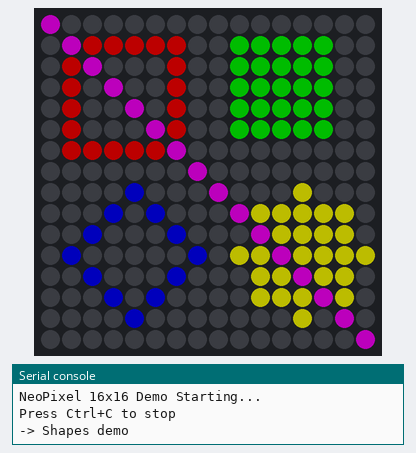
The program below on a simulated Raspberry Pi Pico running MicroPython. Parts: 16×16 RGB LED matrix (first LED top left, wired row by row, every second row reversed), the last lines printed to the serial console. Dim RGB values are drawn brighter than linear; random numbers come from a fixed seed; the clock reads 2024-03-15 10:24:30 at power-on unless the program sets it.

Above: at 0.1 s.
At 7.7 s:
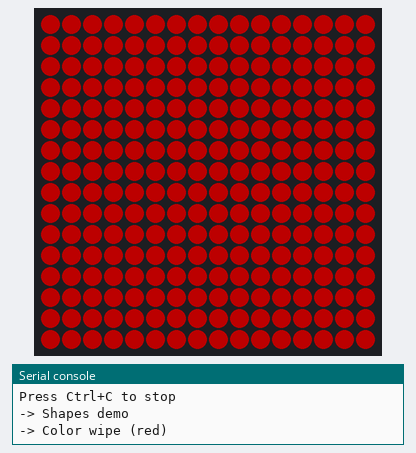
At 15.39 s:
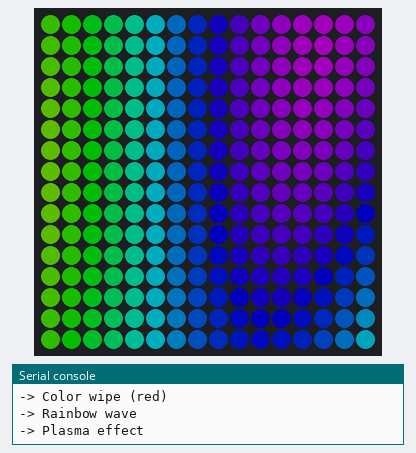
At 23.0 s:
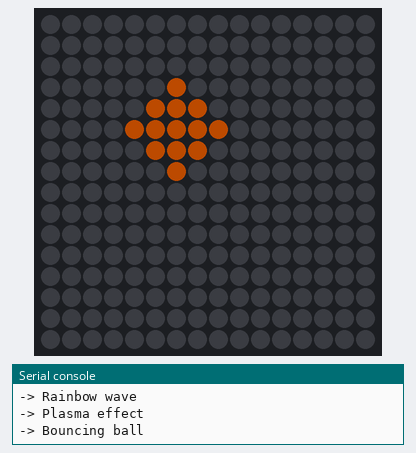
At 35.26 s:
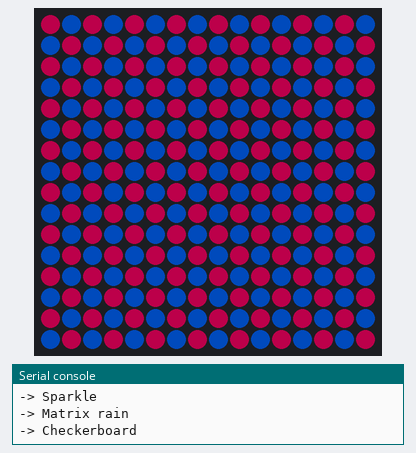
At 39.79 s:
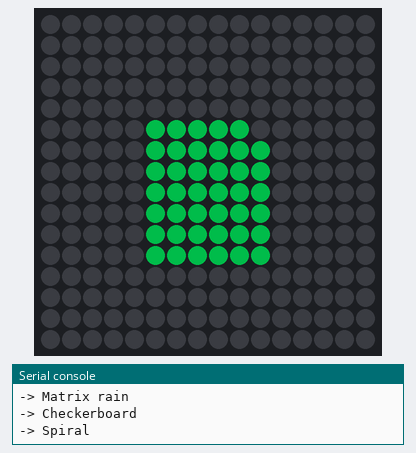

Measured:
- what the display in image 1 shows lasts 0.6 s, from 7.6 s to 8.2 s

The program:

neopixel_demo.py
```python
"""
NeoPixel 16x16 Matrix Demo for Raspberry Pi Pico 2W
Demonstrates various effects and drawing capabilities
"""

import machine
import neopixel
import time
import math

# ============================================
# CONFIGURATION
# ============================================
WIDTH = 16
HEIGHT = 16
NUM_LEDS = WIDTH * HEIGHT
PIN = 0  # GPIO pin connected to DIN
BRIGHTNESS = 0.3  # 0.0 to 1.0 (keep low to reduce power draw)

# Initialize NeoPixel
pin = machine.Pin(PIN, machine.Pin.OUT)
np = neopixel.NeoPixel(pin, NUM_LEDS)

# ============================================
# COORDINATE MAPPING (Serpentine Layout)
# ============================================
def xy_to_index(x, y):
    """Convert x,y coordinates to LED index for serpentine/zigzag layout"""
    if x < 0 or x >= WIDTH or y < 0 or y >= HEIGHT:
        return -1
    if y % 2 == 0:
        # Even rows: left to right
        return y * WIDTH + x
    else:
        # Odd rows: right to left
        return y * WIDTH + (WIDTH - 1 - x)

# ============================================
# COLOR UTILITIES
# ============================================
def scale_color(color, brightness=BRIGHTNESS):
    """Scale color by brightness factor"""
    return tuple(int(c * brightness) for c in color)

def hsv_to_rgb(h, s, v):
    """Convert HSV (0-1 range) to RGB (0-255 range)"""
    if s == 0.0:
        return (int(v * 255), int(v * 255), int(v * 255))

    i = int(h * 6.0)
    f = (h * 6.0) - i
    p = v * (1.0 - s)
    q = v * (1.0 - s * f)
    t = v * (1.0 - s * (1.0 - f))
    i = i % 6

    if i == 0: r, g, b = v, t, p
    elif i == 1: r, g, b = q, v, p
    elif i == 2: r, g, b = p, v, t
    elif i == 3: r, g, b = p, q, v
    elif i == 4: r, g, b = t, p, v
    else: r, g, b = v, p, q

    return (int(r * 255), int(g * 255), int(b * 255))

def wheel(pos):
    """Generate rainbow colors (0-255 input)"""
    pos = pos % 256
    if pos < 85:
        return (255 - pos * 3, pos * 3, 0)
    elif pos < 170:
        pos -= 85
        return (0, 255 - pos * 3, pos * 3)
    else:
        pos -= 170
        return (pos * 3, 0, 255 - pos * 3)

# ============================================
# BASIC DRAWING FUNCTIONS
# ============================================
def clear():
    """Turn off all LEDs"""
    np.fill((0, 0, 0))
    np.write()

def fill(color):
    """Fill entire matrix with a color"""
    np.fill(scale_color(color))
    np.write()

def set_pixel(x, y, color):
    """Set a single pixel at x,y coordinates"""
    idx = xy_to_index(x, y)
    if idx >= 0:
        np[idx] = scale_color(color)

def draw_line(x0, y0, x1, y1, color):
    """Draw a line using Bresenham's algorithm"""
    dx = abs(x1 - x0)
    dy = -abs(y1 - y0)
    sx = 1 if x0 < x1 else -1
    sy = 1 if y0 < y1 else -1
    err = dx + dy

    while True:
        set_pixel(x0, y0, color)
        if x0 == x1 and y0 == y1:
            break
        e2 = 2 * err
        if e2 >= dy:
            err += dy
            x0 += sx
        if e2 <= dx:
            err += dx
            y0 += sy

def draw_rect(x, y, w, h, color):
    """Draw rectangle outline"""
    draw_line(x, y, x + w - 1, y, color)
    draw_line(x + w - 1, y, x + w - 1, y + h - 1, color)
    draw_line(x + w - 1, y + h - 1, x, y + h - 1, color)
    draw_line(x, y + h - 1, x, y, color)

def fill_rect(x, y, w, h, color):
    """Draw filled rectangle"""
    for py in range(y, y + h):
        for px in range(x, x + w):
            set_pixel(px, py, color)

def draw_circle(cx, cy, r, color):
    """Draw circle outline using midpoint algorithm"""
    x = r
    y = 0
    err = 0

    while x >= y:
        set_pixel(cx + x, cy + y, color)
        set_pixel(cx + y, cy + x, color)
        set_pixel(cx - y, cy + x, color)
        set_pixel(cx - x, cy + y, color)
        set_pixel(cx - x, cy - y, color)
        set_pixel(cx - y, cy - x, color)
        set_pixel(cx + y, cy - x, color)
        set_pixel(cx + x, cy - y, color)

        y += 1
        err += 1 + 2 * y
        if 2 * (err - x) + 1 > 0:
            x -= 1
            err += 1 - 2 * x

def fill_circle(cx, cy, r, color):
    """Draw filled circle"""
    for y in range(-r, r + 1):
        for x in range(-r, r + 1):
            if x * x + y * y <= r * r:
                set_pixel(cx + x, cy + y, color)

# ============================================
# ANIMATION EFFECTS
# ============================================
def effect_color_wipe(color, delay=0.02):
    """Fill matrix one pixel at a time"""
    for y in range(HEIGHT):
        for x in range(WIDTH):
            set_pixel(x, y, color)
            np.write()
            time.sleep(delay)

def effect_rainbow_wave(duration=5, speed=0.05):
    """Diagonal rainbow wave across the matrix"""
    start = time.time()
    offset = 0
    while time.time() - start < duration:
        for y in range(HEIGHT):
            for x in range(WIDTH):
                color = wheel((x + y + offset) * 8)
                set_pixel(x, y, color)
        np.write()
        offset += 1
        time.sleep(speed)

def effect_plasma(duration=5, speed=0.05):
    """Plasma-like color effect"""
    start = time.time()
    t = 0
    while time.time() - start < duration:
        for y in range(HEIGHT):
            for x in range(WIDTH):
                # Create plasma pattern using sine waves
                v1 = math.sin(x / 4.0 + t)
                v2 = math.sin((y / 4.0 + t) / 2.0)
                v3 = math.sin((x + y) / 8.0 + t)
                v = (v1 + v2 + v3 + 3) / 6.0  # Normalize to 0-1
                color = hsv_to_rgb(v, 1.0, 1.0)
                set_pixel(x, y, color)
        np.write()
        t += 0.3
        time.sleep(speed)

def effect_bouncing_ball(duration=5):
    """Bouncing ball animation"""
    x, y = 7.0, 7.0
    vx, vy = 0.5, 0.3
    start = time.time()

    while time.time() - start < duration:
        clear()

        # Draw ball
        fill_circle(int(x), int(y), 2, (255, 100, 0))
        np.write()

        # Update position
        x += vx
        y += vy

        # Bounce off walls
        if x <= 2 or x >= WIDTH - 3:
            vx = -vx
        if y <= 2 or y >= HEIGHT - 3:
            vy = -vy

        time.sleep(0.05)

def effect_expanding_rings(duration=5, delay=0.1):
    """Expanding rings from center"""
    start = time.time()
    while time.time() - start < duration:
        for r in range(12):
            clear()
            color = wheel(r * 20)
            draw_circle(7, 7, r, color)
            if r > 0:
                draw_circle(7, 7, r - 1, (color[0]//2, color[1]//2, color[2]//2))
            np.write()
            time.sleep(delay)

def effect_sparkle(duration=3, density=10):
    """Random sparkle effect"""
    import random
    start = time.time()
    while time.time() - start < duration:
        clear()
        for _ in range(density):
            x = random.randint(0, WIDTH - 1)
            y = random.randint(0, HEIGHT - 1)
            color = (random.randint(100, 255), random.randint(100, 255), random.randint(100, 255))
            set_pixel(x, y, color)
        np.write()
        time.sleep(0.05)

def effect_matrix_rain(duration=5):
    """Matrix-style falling rain effect"""
    import random
    drops = []
    start = time.time()

    while time.time() - start < duration:
        clear()

        # Spawn new drops
        if random.random() < 0.3:
            drops.append([random.randint(0, WIDTH - 1), 0, random.randint(3, 8)])

        # Update and draw drops
        new_drops = []
        for drop in drops:
            x, y, length = drop
            # Draw trail
            for i in range(length):
                if y - i >= 0 and y - i < HEIGHT:
                    intensity = int(255 * (1 - i / length))
                    set_pixel(x, y - i, (0, intensity, 0))

            drop[1] += 1
            if drop[1] - length < HEIGHT:
                new_drops.append(drop)

        drops = new_drops
        np.write()
        time.sleep(0.07)

def effect_checkerboard(duration=3):
    """Animated checkerboard pattern"""
    start = time.time()
    offset = 0
    while time.time() - start < duration:
        for y in range(HEIGHT):
            for x in range(WIDTH):
                if (x + y + offset) % 2 == 0:
                    set_pixel(x, y, (255, 0, 100))
                else:
                    set_pixel(x, y, (0, 100, 255))
        np.write()
        offset += 1
        time.sleep(0.3)

def effect_spiral(color=(0, 255, 100), delay=0.03):
    """Spiral fill from center"""
    cx, cy = WIDTH // 2, HEIGHT // 2
    visited = [[False] * HEIGHT for _ in range(WIDTH)]
    directions = [(1, 0), (0, 1), (-1, 0), (0, -1)]

    x, y = cx, cy
    dir_idx = 0

    clear()
    for _ in range(NUM_LEDS):
        if 0 <= x < WIDTH and 0 <= y < HEIGHT and not visited[x][y]:
            set_pixel(x, y, color)
            visited[x][y] = True
            np.write()
            time.sleep(delay)

        # Try to turn right
        next_dir = (dir_idx + 1) % 4
        nx = x + directions[next_dir][0]
        ny = y + directions[next_dir][1]

        if 0 <= nx < WIDTH and 0 <= ny < HEIGHT and not visited[nx][ny]:
            dir_idx = next_dir
            x, y = nx, ny
        else:
            # Continue straight
            x += directions[dir_idx][0]
            y += directions[dir_idx][1]

def demo_shapes():
    """Demonstrate drawing shapes"""
    clear()

    # Draw various shapes
    draw_rect(1, 1, 6, 6, (255, 0, 0))       # Red rectangle
    fill_rect(9, 1, 5, 5, (0, 255, 0))       # Green filled rect
    draw_circle(4, 11, 3, (0, 0, 255))       # Blue circle
    fill_circle(12, 11, 3, (255, 255, 0))    # Yellow filled circle
    draw_line(0, 0, 15, 15, (255, 0, 255))   # Magenta diagonal

    np.write()
    time.sleep(3)

# ============================================
# MAIN DEMO LOOP
# ============================================
def run_demo():
    """Run all demo effects in a loop"""
    print("NeoPixel 16x16 Demo Starting...")
    print("Press Ctrl+C to stop")

    try:
        while True:
            print("-> Shapes demo")
            demo_shapes()

            print("-> Color wipe (red)")
            effect_color_wipe((255, 0, 0), delay=0.01)
            time.sleep(0.5)

            print("-> Rainbow wave")
            effect_rainbow_wave(duration=5)

            print("-> Plasma effect")
            effect_plasma(duration=5)

            print("-> Bouncing ball")
            effect_bouncing_ball(duration=5)

            print("-> Expanding rings")
            effect_expanding_rings(duration=4)

            print("-> Sparkle")
            effect_sparkle(duration=3)

            print("-> Matrix rain")
            effect_matrix_rain(duration=5)

            print("-> Checkerboard")
            effect_checkerboard(duration=3)

            print("-> Spiral")
            effect_spiral()
            time.sleep(1)

            print("-> Cycle complete, restarting...")

    except KeyboardInterrupt:
        print("\nStopping demo...")
        clear()
        print("Done!")

# Run the demo when executed
if __name__ == "__main__":
    run_demo()
```
